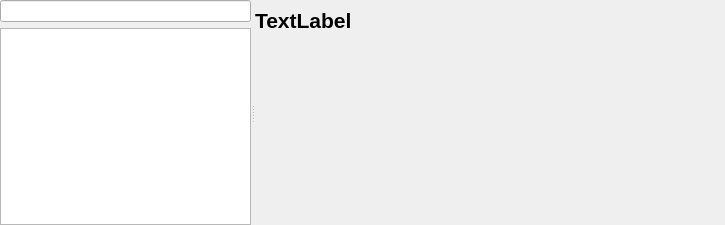
<?xml version="1.0" encoding="UTF-8"?>
<ui version="4.0">
 <class>PMXSettingsDialog</class>
 <widget class="QDialog" name="PMXSettingsDialog">
  <property name="geometry">
   <rect>
    <x>0</x>
    <y>0</y>
    <width>725</width>
    <height>225</height>
   </rect>
  </property>
  <property name="sizePolicy">
   <sizepolicy hsizetype="Minimum" vsizetype="Minimum">
    <horstretch>0</horstretch>
    <verstretch>0</verstretch>
   </sizepolicy>
  </property>
  <property name="windowTitle">
   <string>Prymatex Settings</string>
  </property>
  <property name="windowIcon">
   <iconset resource="../resources.qrc">
    <normaloff>:/icons/actions/configure.png</normaloff>:/icons/actions/configure.png</iconset>
  </property>
  <layout class="QVBoxLayout" name="verticalLayout_2">
   <property name="margin">
    <number>0</number>
   </property>
   <item>
    <widget class="QSplitter" name="splitter">
     <property name="orientation">
      <enum>Qt::Horizontal</enum>
     </property>
     <widget class="QWidget" name="layoutWidget">
      <layout class="QVBoxLayout" name="verticalLayout">
       <property name="spacing">
        <number>-1</number>
       </property>
       <item>
        <widget class="QLineEdit" name="lineFilter"/>
       </item>
       <item>
        <widget class="PMXConfigTreeView" name="treeView">
         <property name="minimumSize">
          <size>
           <width>250</width>
           <height>0</height>
          </size>
         </property>
         <property name="lineWidth">
          <number>0</number>
         </property>
        </widget>
       </item>
      </layout>
     </widget>
     <widget class="QWidget" name="mainContainer" native="true">
      <property name="sizePolicy">
       <sizepolicy hsizetype="Preferred" vsizetype="Maximum">
        <horstretch>0</horstretch>
        <verstretch>0</verstretch>
       </sizepolicy>
      </property>
      <property name="minimumSize">
       <size>
        <width>470</width>
        <height>0</height>
       </size>
      </property>
      <layout class="QVBoxLayout" name="verticalLayout_3">
       <item>
        <widget class="QLabel" name="labelTitle">
         <property name="maximumSize">
          <size>
           <width>16777215</width>
           <height>40</height>
          </size>
         </property>
         <property name="font">
          <font>
           <pointsize>16</pointsize>
           <weight>75</weight>
           <bold>true</bold>
          </font>
         </property>
         <property name="text">
          <string>TextLabel</string>
         </property>
        </widget>
       </item>
       <item>
        <widget class="QWidget" name="container" native="true"/>
       </item>
      </layout>
     </widget>
    </widget>
   </item>
  </layout>
 </widget>
 <customwidgets>
  <customwidget>
   <class>PMXConfigTreeView</class>
   <extends>QTreeView</extends>
   <header>prymatex.gui.config.widgets</header>
  </customwidget>
 </customwidgets>
 <resources>
  <include location="../resources.qrc"/>
 </resources>
 <connections/>
</ui>
